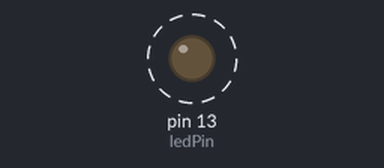
A sketch run on a simulated Arduino Uno, built with avr-gcc and run on an emulated ATmega328P. Shown: output pins drawn as LEDs (lit = HIGH). Dashed ring = blinking.

Above: at 0.05 s.
Timing chart, 0 to 3.0 s (numbered marks = the images above):
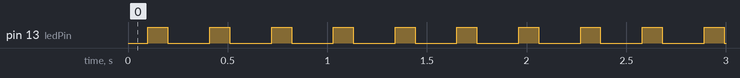

Measured:
- by itself, pin 13 (ledPin): alternates HIGH for 0.10 s and LOW for 0.21 s

The sketch:

Arduino-listening.ino
```cpp
 char val; // Data received from the serial port
 int ledPin = 13; // Set the pin to digital I/O 13

  void setup() {
   pinMode(ledPin, OUTPUT); // Set pin as OUTPUT
   Serial.begin(9600); // Start serial communication at 9600 bps
 }

  void loop() {
   if (Serial.available())
   { // If data is available to read,
     val = Serial.read(); // read it and store it in val
   }
   if (val == '1')
   { // If 1 was received
     digitalWrite(ledPin, HIGH); // turn the LED on
   } else {
     digitalWrite(ledPin, LOW); // otherwise turn it off
     delay(100);
      digitalWrite(ledPin, HIGH); // otherwise turn it off
           delay(100);
     digitalWrite(ledPin, LOW); // otherwise turn it off
     delay(100);
   }
    delay(10); // Wait 10 milliseconds for next reading
}
```
